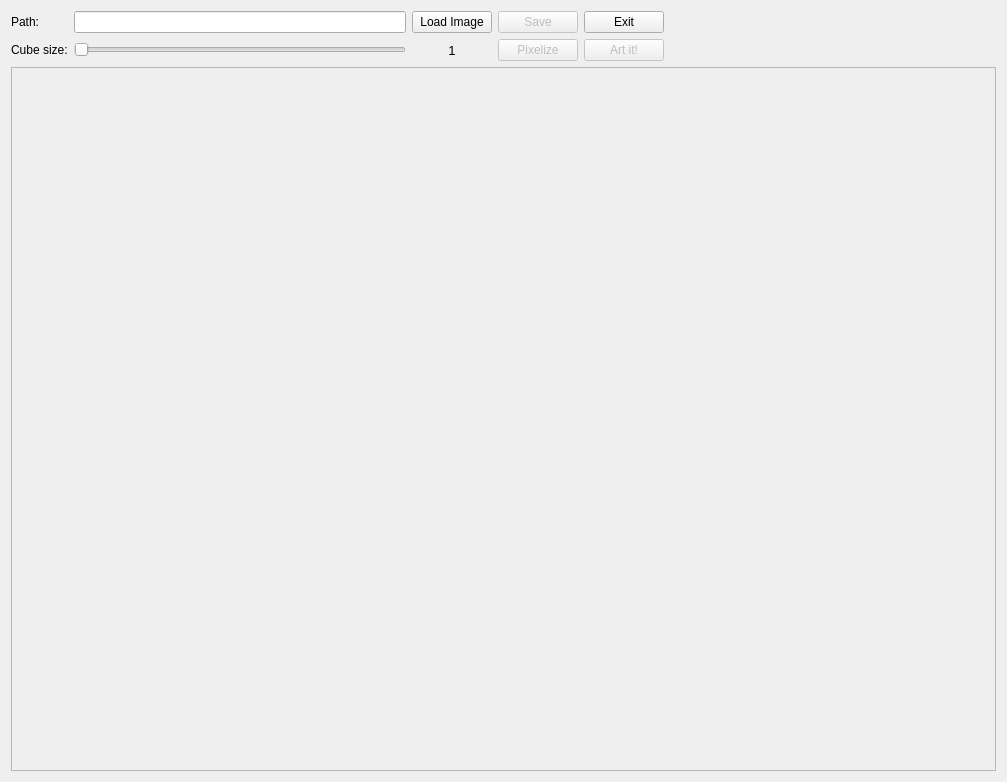
<?xml version="1.0" encoding="UTF-8"?>
<ui version="4.0">
 <class>MainWindow</class>
 <widget class="QMainWindow" name="MainWindow">
  <property name="geometry">
   <rect>
    <x>0</x>
    <y>0</y>
    <width>1007</width>
    <height>782</height>
   </rect>
  </property>
  <property name="windowTitle">
   <string>Pixel Art</string>
  </property>
  <widget class="QWidget" name="centralWidget">
   <layout class="QVBoxLayout" name="verticalLayout">
    <item>
     <layout class="QGridLayout" name="gridLayout">
      <item row="1" column="0">
       <widget class="QLabel" name="label_3">
        <property name="text">
         <string>Cube size:</string>
        </property>
       </widget>
      </item>
      <item row="1" column="1">
       <widget class="QSlider" name="cubeSizeSlider">
        <property name="enabled">
         <bool>false</bool>
        </property>
        <property name="minimum">
         <number>1</number>
        </property>
        <property name="maximum">
         <number>50</number>
        </property>
        <property name="value">
         <number>1</number>
        </property>
        <property name="orientation">
         <enum>Qt::Horizontal</enum>
        </property>
       </widget>
      </item>
      <item row="1" column="4">
       <widget class="QPushButton" name="btnArt">
        <property name="enabled">
         <bool>false</bool>
        </property>
        <property name="text">
         <string>Art it!</string>
        </property>
       </widget>
      </item>
      <item row="1" column="3">
       <widget class="QPushButton" name="btnPixelize">
        <property name="enabled">
         <bool>false</bool>
        </property>
        <property name="text">
         <string>Pixelize</string>
        </property>
       </widget>
      </item>
      <item row="0" column="3">
       <widget class="QPushButton" name="btnSave">
        <property name="enabled">
         <bool>false</bool>
        </property>
        <property name="text">
         <string>Save</string>
        </property>
       </widget>
      </item>
      <item row="1" column="2">
       <widget class="QLabel" name="cubeSizeLbl">
        <property name="font">
         <font>
          <pointsize>10</pointsize>
          <weight>50</weight>
          <italic>false</italic>
          <bold>false</bold>
         </font>
        </property>
        <property name="text">
         <string>1</string>
        </property>
        <property name="alignment">
         <set>Qt::AlignCenter</set>
        </property>
       </widget>
      </item>
      <item row="0" column="2">
       <widget class="QPushButton" name="btnLoad">
        <property name="text">
         <string>Load Image</string>
        </property>
       </widget>
      </item>
      <item row="0" column="4">
       <widget class="QPushButton" name="btnExit">
        <property name="text">
         <string>Exit</string>
        </property>
       </widget>
      </item>
      <item row="0" column="1">
       <widget class="QLineEdit" name="pathLineEdit">
        <property name="readOnly">
         <bool>true</bool>
        </property>
       </widget>
      </item>
      <item row="0" column="0">
       <widget class="QLabel" name="label_2">
        <property name="text">
         <string>Path:</string>
        </property>
       </widget>
      </item>
      <item row="0" column="5">
       <spacer name="horizontalSpacer">
        <property name="orientation">
         <enum>Qt::Horizontal</enum>
        </property>
        <property name="sizeHint" stdset="0">
         <size>
          <width>40</width>
          <height>20</height>
         </size>
        </property>
       </spacer>
      </item>
     </layout>
    </item>
    <item>
     <widget class="Canvas" name="viewPort">
      <property name="sizePolicy">
       <sizepolicy hsizetype="Expanding" vsizetype="Expanding">
        <horstretch>0</horstretch>
        <verstretch>0</verstretch>
       </sizepolicy>
      </property>
      <property name="frameShape">
       <enum>QFrame::StyledPanel</enum>
      </property>
      <property name="text">
       <string/>
      </property>
     </widget>
    </item>
   </layout>
  </widget>
 </widget>
 <layoutdefault spacing="6" margin="11"/>
 <customwidgets>
  <customwidget>
   <class>Canvas</class>
   <extends>QLabel</extends>
   <header location="global">canvas.h</header>
  </customwidget>
 </customwidgets>
 <resources/>
 <connections>
  <connection>
   <sender>cubeSizeSlider</sender>
   <signal>valueChanged(int)</signal>
   <receiver>cubeSizeLbl</receiver>
   <slot>setNum(int)</slot>
   <hints>
    <hint type="sourcelabel">
     <x>236</x>
     <y>49</y>
    </hint>
    <hint type="destinationlabel">
     <x>450</x>
     <y>50</y>
    </hint>
   </hints>
  </connection>
 </connections>
</ui>
